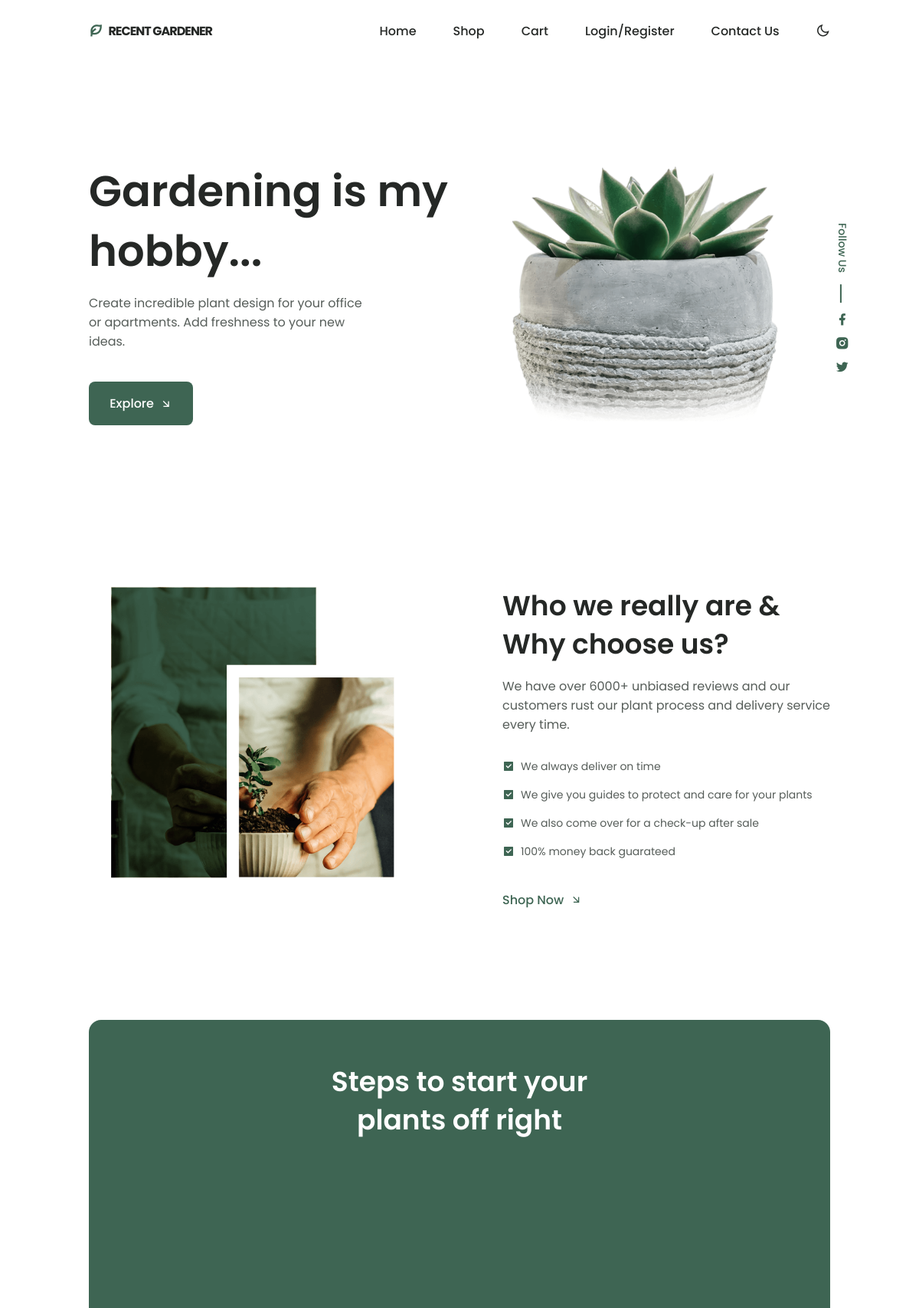
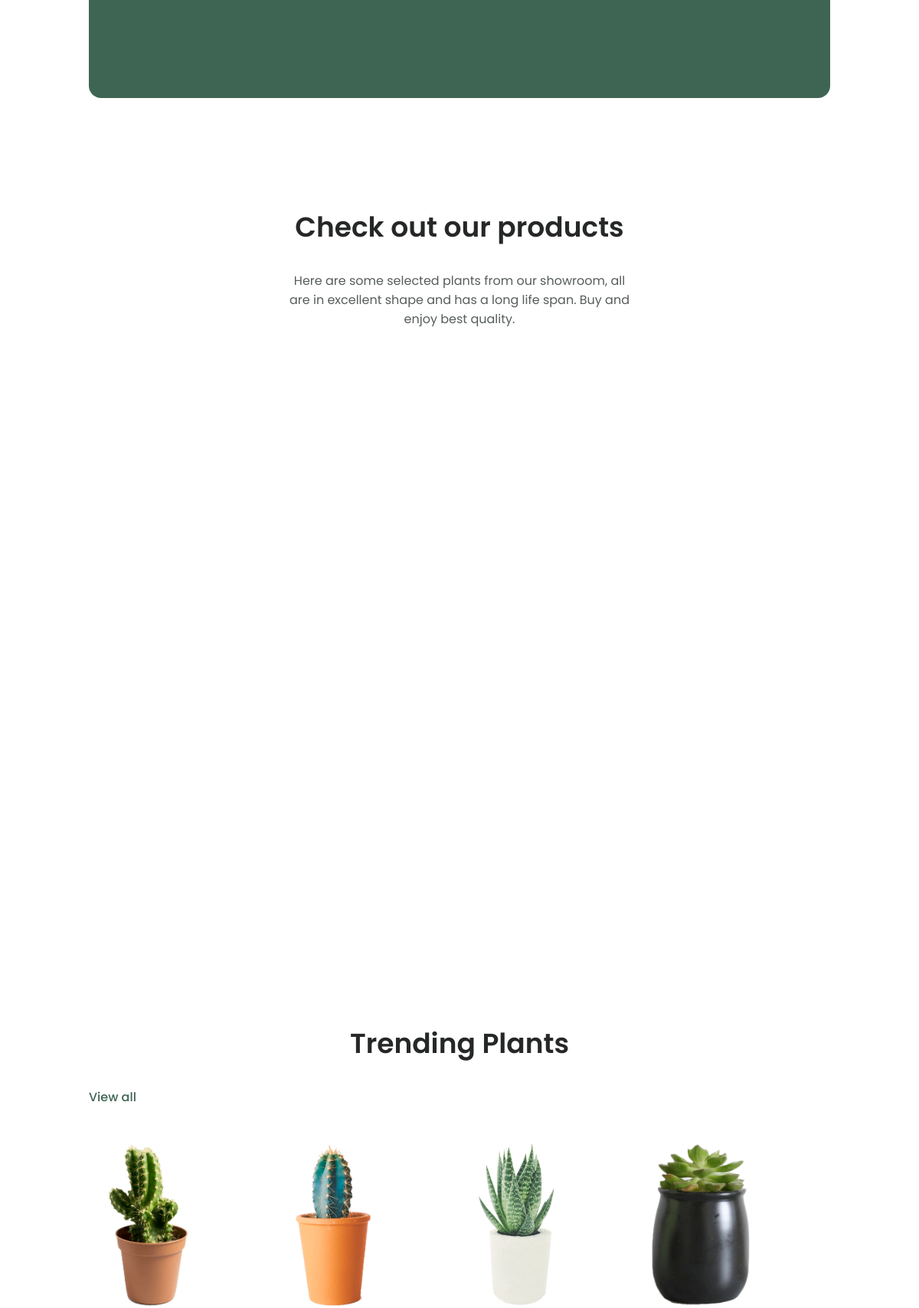
/home/ (upper part), run on the app's committed database (2 pictures, top to bottom).
### plantswebsite/models.py (models this page shows, shortened)
class LandingScreen(models.Model):
    class Meta:
        verbose_name_plural = 'Landing Screens'
        verbose_name = 'Landing Screen'
    title = models.CharField(max_length=244, blank=False, null=True)
    description = models.CharField(max_length=244, blank=True, null=True)
    image = models.ImageField(blank=True, null=True, upload_to='landingscreen')

class About(models.Model):
    class Meta:
        verbose_name_plural = 'Abouts'
        verbose_name = 'About'
    title = models.CharField(max_length=244, blank=True, null=True)
    description = models.CharField(max_length=244, blank=True, null=True)
    image = models.ImageField(blank=True, null=True, upload_to='abouts')

class Plants(models.Model):
    class Meta:
        verbose_name_plural = 'Plants'
        verbose_name = 'Plant'
    name = models.CharField(max_length=244, blank=False, null=True)
    price = models.FloatField(blank=False, null=True)
    original_price = models.FloatField(blank=True, null=True)
    description = models.CharField(max_length=244, blank=True, null=True)
    image = models.ImageField(blank=True, null=True, upload_to='plants')
    quantity = models.IntegerField(null=False, blank=False)
    status = models.BooleanField(default=False, help_text="0-default, 1-Hidden")
    trending = models.BooleanField(default=False, help_text="0-default, 1-Hidden")
    highlights_one = models.CharField(max_length=128, blank=True, null=True)
    highlights_two = models.CharField(max_length=128, blank=True, null=True)
    highlights_three = models.CharField(max_length=128, blank=True, null=True)
    highlights_four = models.CharField(max_length=128, blank=True, null=True)

### plantswebsite/views.py (the view)
# urls.py: path('home/', views.IndexView.as_view(), name="home"),
class IndexView(generic.TemplateView):
    template_name = "plantswebsite/index.html"
    def get_context_data(self, **kwargs):
        context = super().get_context_data(**kwargs)
        landingscreens = LandingScreen.objects.get()
        abouts = About.objects.get()
        plants = Plants.objects.all()
        plants_s = Plants.objects.all()[:6]
        plants_ss = Plants.objects.all()[:4]
        context["landingscreens"] = landingscreens
        context["abouts"] = abouts
        context["plants"] = plants
        context["plants_s"] = plants_s #check out our products section
        context["plants_ss"] = plants_ss #trending plants
        return context

### plants/context_processors.py (called while the page is built)
def project_context(request):
    context = {
        'me': LandingScreen.objects.first(),
    }
    return context

### plantswebsite/templates/plantswebsite/index.html (shortened to what this page needs)
{% extends 'plantswebsite/base.html' %}
{% load static %}
{% block content %}
<main class="main">
    <section class="home" id="home">
        <div class="home__container container grid">
            <img src="{{landingscreens.image.url}}" alt="landingscreen image" class="home__img">
            <div class="home__data">
                <h1 class="home__title">
                    {{landingscreens.title}}
                </h1>
                <p class="home__description">
                    {{landingscreens.description}}
                </p>
                <a href="#products" class="button button--flex">
                    Explore <i class="ri-arrow-right-down-line button__icon"></i>
                </a>
            </div>
            <div class="home__social">
                <span class="home__social-follow">Follow Us</span>
                <div class="home__social-links">
                    <a href="https://www.facebook.com" target="_blank" class="home__social-link">
                        <i class="ri-facebook-fill"></i>
                    </a>
                    <a href="https://www.instagram.com" target="_blank" class="home__social-link">
                        <i class="ri-instagram-fill"></i>
                    </a>
                    <a href="https://www.twitter.com" target="_blank" class="home__social-link">
                        <i class="ri-twitter-fill"></i>
                    </a>
                </div>
            </div>
        </div>
    </section>
    <section class="about section container" id="about">
        <div class="about__container grid">
            <img src="{{abouts.image.url}}" alt="about image" class="about__img">
            <div class="about__data">
                <h2 class="section__title about__title">
                    {{abouts.title}}
                </h2>
                <p class="about__description">
                    {{abouts.description}}
                </p>
                <div class="div about__details">
                    <p class="about__details-description">
                        <i class="ri-checkbox-fill about__details-icon"></i>
                        We always deliver on time
                    </p>
                    <p class="about__details-description">
                        <i class="ri-checkbox-fill about__details-icon"></i>
                        We give you guides to protect and care for your plants
                    </p>
                    <p class="about__details-description">
                        <i class="ri-checkbox-fill about__details-icon"></i>
                        We also come over for a check-up after sale
                    </p>
                    <p class="about__details-description">
                        <i class="ri-checkbox-fill about__details-icon"></i>
                        100% money back guarateed
                    </p>
                </div>
                <a href="#products" class="button--link button--flex">
                    Shop Now <i class="ri-arrow-right-down-line button__icon"></i>
                </a>
            </div>
        </div>
    </section>
    <section class="steps section container">
        <div class="steps__bg">
            <h2 class="section__title-center steps__title">
                Steps to start your <br> plants off right
            </h2>
            <div class="steps__container grid">
            </div>
        </div>
    </section>
    <section class="product section container" id="products">
        <h2 class="section__title-center">
            Check out our products
        </h2>
        <p class="product__description">
            Here are some selected plants from our showroom, all are in
            excellent shape and has a long life span. Buy and enjoy best quality.
        </p>
        <div class="product__container grid">
        </div>
    </section>
    <section class="slideshow section container" id="shop">
        <h2 class="section__title-center">
            Trending Plants
        </h2>
        <div class="col-auto">
            <a href="{% url 'plantswebsite:shop' %}" class="button--link button--flex">View all</a>
        </div>
        <div class="slideshow__container grid">
            {% for s in plants_ss %}
            <article class="slideshow__card">
                <a href="{{s.id}}"><img src="{{s.image.url}}" alt="slideshow_plants" class="slideshow__img"></a>
            </article>
            {% endfor %}
        </div>
    </section>
</main>
{% endblock %}

### data on the page
LandingScreen: image (picture), title "Gardening is my hobby...", description "Create incredible plant design for your office or apartments. Add freshness to your new ideas."
About: image (picture), title "Who we really are & Why choose us?", description "We have over 6000+ unbiased reviews and our customers rust our plant process and delivery service every time."
Plants: image (picture)
Plants: image (picture)
Plants: image (picture)
Plants: image (picture)
